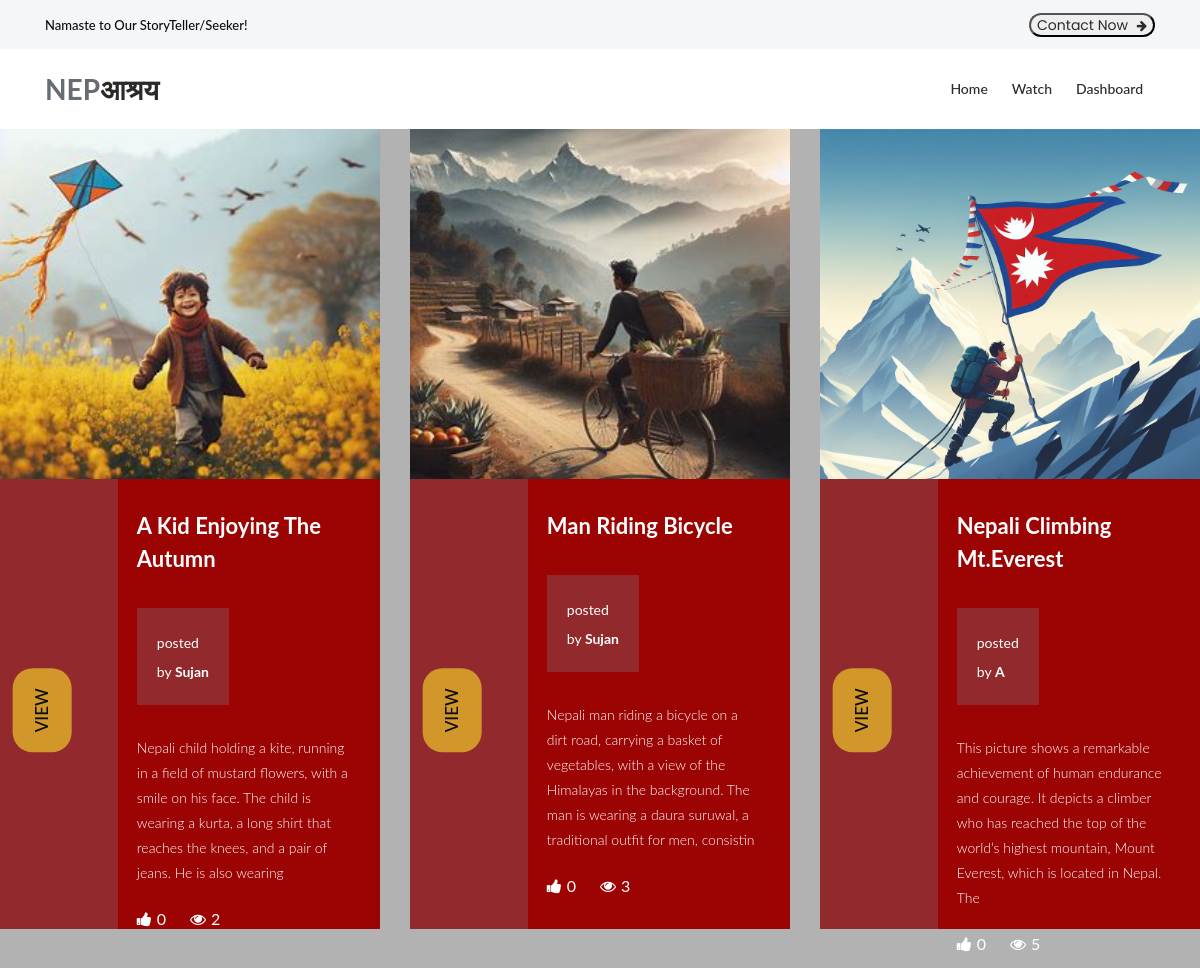
The page /category/LIFESTYLE/ on the database its author committed.
### Nepa_application/models.py (models this page shows, shortened)
class T_Image(models.Model):
    topic = models.ForeignKey(Topic, on_delete=models.CASCADE)
    image = models.ImageField(upload_to='topic_images')

class Topic(models.Model):
    title = models.CharField(max_length=100)
    long_description = models.TextField()
    category = models.ManyToManyField("Category", related_name='topics')
    province = models.ForeignKey(province, on_delete=models.CASCADE, related_name='topics')
    post_date = models.DateTimeField(default=timezone.now)
    is_verified = models.BooleanField(default=False)
    author = models.CharField(max_length=100, default="Anonymous")
    likes = models.ManyToManyField(User, related_name='topic', blank=True)
    report = models.IntegerField(User, default=0)
    commentCount = models.IntegerField(default=0, null=True, blank=True)
    views = models.IntegerField(default=0)
    class Meta:
        ordering = ['-post_date']
    def total_likes(self):
        return self.likes.count()

### Nepa_application/views.py (the view)
# urls.py: path('category/<str:category>/', views.category_clicked, name='category'),
def category_clicked(request, category=None):
    categoryObj = models.Category.objects.get(name=category)
    categoryTopic = categoryObj.topics.all()
    return render(request, 'listofpost.html', context={"posts":categoryTopic})

### templates/listofpost.html (shortened to what this page needs)
{%load static%}
<!DOCTYPE html>
<html lang="en">
 <head>
   <link rel="stylesheet" type="text/css" href="{% static 'assets/css/bootstrap.min.css' %}">
   <link rel="stylesheet" type="text/css" href="{% static 'assets/css/font-awesome.css' %}">
   <link rel="stylesheet" type="text/css" href="{% static 'assets/css/owl-carousel.css' %}">
   <link rel="stylesheet" href="{% static 'assets/css/tooplate-artxibition.css' %}">
   <link rel="stylesheet" href="{% static 'assets/css/style.css' %}">
   <link href="{% static 'assets/css/main.css' %}" rel="stylesheet" />
   </head>
   <body>
   <div class="pre-header">
       <div class="container">
           <div class="row">
               <div class="col-lg-6 col-sm-6">
                   <span>Namaste to Our StoryTeller/Seeker!</span>
               </div>
               <div class="col-lg-6 col-sm-6">
                   <div class="text-button">
                      <button class="contactbutton"> <a href="{% url 'contact' %}">Contact Now <i class="fa fa-arrow-right"></i></a></button>
                   </div>
               </div>
           </div>
       </div>
   </div>
   <header class="header-area header-sticky">
       <div class="container">
           <div class="row">
               <div class="col-12">
                   <nav class="main-nav">
                       <a href="{% url 'index' %}" class="logo">NEP<em>आश्रय</em></a>
                       <ul class="nav">
                           <li><a href="{% url 'index' %}">Home</a></li>
                           <li><a href="#">Watch</a></li>
                           <li><a href="{% url 'upload' %}">Dashboard</a></li>
                       </ul>
                   </nav>
               </div>
           </div>
       </div>
   </header>
<div class="row">
 {% for post in posts %}
 {% if post.is_verified %}
 <div class="col-lg-4">
   <div class="venue-item" style="margin-bottom: 30px;">
     {% for image in post.t_image_set.all %}
     <div class="thumb" style="object-fit: cover; height: 350px;">
       <img src="{{ image.image.url }}" alt="{{post.title}}" />
     </div>
     {% endfor %}
     <div class="down-content"style="height: 450px;">
       <div class="left-content">
         <div class="main-white-button">
           <a href="{% url 'detailed_view' post.id %}">VIEW</a>
         </div>
       </div>
       <div class="right-content" style="height: 350px;">
         <h4>{{ post.title.title| slice:50 }}</h4>
         <div class="price">
           <span>posted<br>by <b> {{post.author.title}}</b></span>
       </div>
         <p style="margin-top: 0px;">{{ post.long_description | slice:"200" }}</p>
         <ul>
           <li><i class="fa fa-thumbs-up"></i>{{post.total_likes}}</li>
           <li><i class="fa fa-eye"></i>{{post.views}}</li>
         </ul>
       </div>
     </div>
   </div>
 </div>
 {% endif %}
 {% endfor %}
</div>

### static/assets/css/main.css (style rules this page uses)
html { line-height: 1.15; -ms-text-size-adjust: 100%; -webkit-text-size-adjust: 100%; }
body { margin: 0; }
article, aside, footer, header, nav, section { display: block; }
a { background-color: transparent; -webkit-text-decoration-skip: objects; }
b, strong { font-weight: inherit; }
b, strong { font-weight: bolder; }
img { border-style: none; }
button, input, optgroup, select, textarea { font-family: sans-serif; font-size: 100%; line-height: 1.15; margin: 0; }
button, input { overflow: visible; }
button, select { text-transform: none; }
button, html [type="button"], [type="reset"], [type="submit"] { -webkit-appearance: button; }
html { height: 100%; }
input, button { font-family: 'Poppins', sans-serif; }
* { box-sizing: border-box; }

### rows shown on the page
Topic: title "A Kid Enjoying The Autumn", author "Sujan", long_description "Nepali child holding a kite, running in a field of mustard flowers, with a smile on his face. The child is wearing a kurta, a long shirt that reaches the knees, and a pair of jeans. He is also wearing", total_likes "0", views "2"
T_Image: image (picture)
Topic: title "Man Riding Bicycle", author "Sujan", long_description "Nepali man riding a bicycle on a dirt road, carrying a basket of vegetables, with a view of the Himalayas in the background. The man is wearing a daura suruwal, a traditional outfit for men, consistin", total_likes "0", views "3"
T_Image: image (picture)
Topic: title "Nepali Climbing Mt.Everest", author "A", long_description "This picture shows a remarkable achievement of human endurance and courage. It depicts a climber who has reached the top of the world’s highest mountain, Mount Everest, which is located in Nepal. The", total_likes "0", views "5"
T_Image: image (picture)
